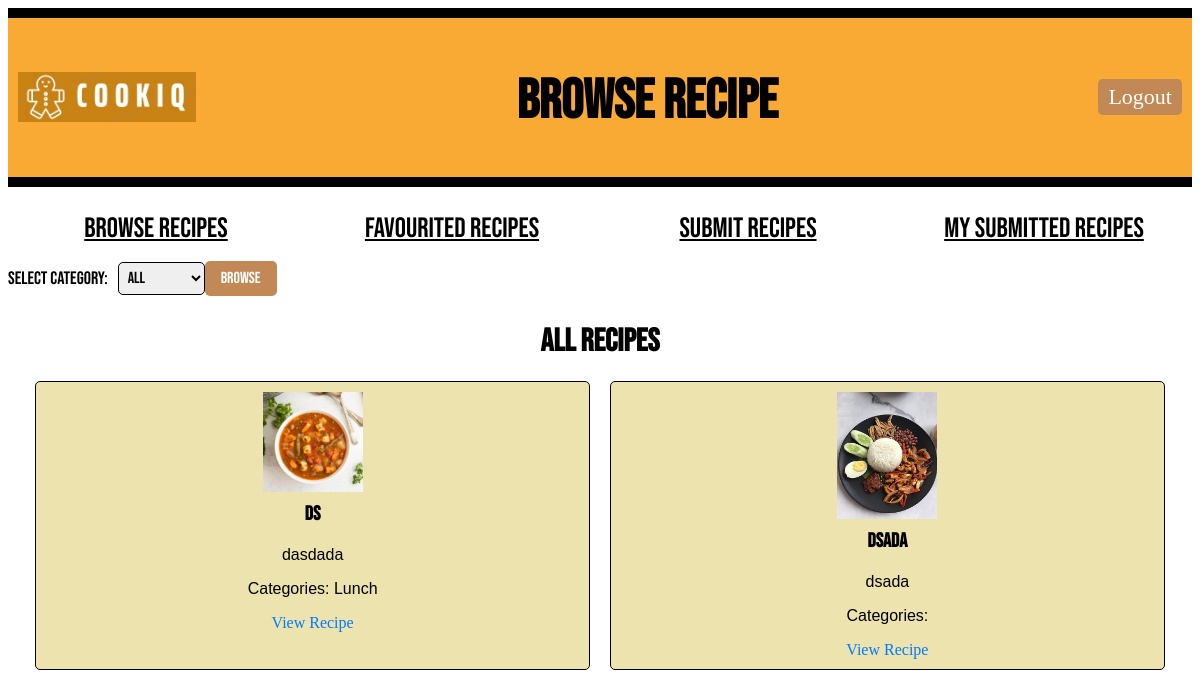
The app's page /user/1/browse_recipe (signed in) with its own data.
### models.py (models this page shows, shortened)
class Recipe(db.Model):
    id = db.Column(db.Integer, primary_key=True)
    recipe_name = db.Column(db.String(100), nullable=False)
    description = db.Column(db.Text, nullable=False)
    ingredients = db.Column(db.Text, nullable=False)
    steps = db.Column(db.Text, nullable=False)
    difficulty = db.Column(db.Integer, nullable=False)
    time_required = db.Column(db.Integer, nullable=False)
    serving_size = db.Column(db.Integer, nullable=False)
    submitted_at = db.Column(db.DateTime(timezone=True), server_default=db.func.now())
    approved = db.Column(db.Boolean, default=False)
    user_id = db.Column(db.Integer, db.ForeignKey('user.id'), nullable=False)
    user = db.relationship('User', backref=db.backref('recipe_submissions', lazy=True))
    image_path = db.Column(db.String(255))  # Path to the image file
    submitted_by = db.Column(db.String(100), nullable=False)
    comments = db.relationship('Comment', backref=db.backref('recipe'), lazy=True)
    categories = db.relationship('Category', secondary=recipe_category_association, backref=db.backref('recipes', lazy='dynamic'))

class Category(db.Model):
    id = db.Column(db.Integer, primary_key=True)
    name = db.Column(db.String(100), nullable=False, unique=True)

### main.py (the view)
@app.route("/user/<int:user_id>/browse_recipe")
def browse_recipe(user_id):
    if "user_id" not in session or session["user_id"] != user_id:
        return redirect(url_for("login"))
    user = User.query.get_or_404(user_id)
    categories = Category.query.all()
    selected_category = request.args.get("category", "All")
    if selected_category == "All":
        recipes = Recipe.query.filter_by(approved=True).all()
    else:
        category = Category.query.filter_by(name=selected_category).first()
        if category:
            recipes = Recipe.query.filter(Recipe.categories.contains(category), Recipe.approved == True).all()
        else:
            recipes = []
    return render_template("browse_recipe.html", recipes=recipes, categories=categories, selected_category=selected_category, user=user)

### templates/browse_recipe.html (shortened to what this page needs)
<!DOCTYPE html>
<html>
<head>
    <link rel="stylesheet" type="text/css" href="{{ url_for('static', filename='BrowseRecipe.css') }}">
</head>
<body>
    <div class="header">
        <div class="logo-container">
            <img style="height: 50px; padding-bottom: 30px;" src="{{ url_for('static', filename='Logo_CookiQ.jpeg') }}" alt="Logo_CookiQ">
        </div>
        <h1 class="title">Browse Recipe</h1>
        <a href="{{ url_for('logout') }}" class="LogOutButton">Logout</a>
    </div>
    <div class="classification">
        <ul>
            <li><a href="browse_recipe" class="button">Browse Recipes</a></li>
            <li><a href="#" class="button">Favourited Recipes</a></li>
            <li><a href="recipesubmission" class="button">Submit Recipes</a></li>
            <li><a href="#" class="button">My Submitted Recipes</a></li>
        </ul>
    </div>
    <div class="category-selection">
        <form method="GET" action="{{ url_for('browse_recipe', user_id=user.id) }}">
            <label for="category">Select Category:</label>
            <select name="category" id="category">
                <option value="All">All</option>
            </select>
            <button type="submit">Browse</button>
        </form>
    </div>
    <div class="recipes">
        <h2>{{ selected_category.capitalize() }} Recipes</h2>
        {% for i in range(0, recipes|length, 4) %}
        <div class="recipe-row">
            {% for recipe in recipes[i:i+4] %}
            <div class="recipe-card">
                <img src="/static/{{ recipe.image_path }}" alt="Recipe Image" style="max-width: 100px;">
                <h3>{{ recipe.recipe_name }}</h3>
                <p>{{ recipe.description }}</p>
                <p>Categories:
                    {% for category in recipe.categories %}
                        {{ category.name }}{% if not loop.last %}, {% endif %}
                    {% endfor %}
                </p>
                <a href="{{ url_for('recipe', user_id=user.id, recipe_id=recipe.id) }}">View Recipe</a>
            </div>
            {% endfor %}
        </div>
        {% endfor %}
    </div>
</body>
</html>

### static/BrowseRecipe.css (style rules this page uses)
ul { text-align: center; display: flex; padding-top: 5px; padding-left: 0px; }
li { font-family: 'Bebas Neue', sans-serif; font-size: 28px; font-weight: 300; text-transform: uppercase; display: inline-block; width: 100%; }
.button { border: none; color: rgb(0, 0, 0); }
.header { display: flex; align-items: center; justify-content: space-between; bottom: 10px; background-color: #f8aa35; border-top: 10px solid #000; border-bottom: 10px solid #000; margin-bottom: 20px; padding: 5px 10px; }
.logo-container { display: flex; align-items: center; margin-top: 30px; }
.title { font-family: 'Bebas Neue', sans-serif; font-size: 55px; color: rgb(0, 0, 0); margin-top: 45px; }
.recipe-row { display: flex; justify-content: center; margin-bottom: 20px; }
.recipe-card { width: 45%; margin: 0 10px; padding: 10px; border: 1px solid #000; border-radius: 5px; background-color: #ece3ae; text-align: center; }
.recipe-card h3 { margin-top: 0; font-family: 'Bebas Neue', sans-serif; font-size: 20px; }
.recipe-card p { font-family: 'Franklin Gothic Medium', 'Arial Narrow', Arial, sans-serif; text-align: center; }
.recipe-card img { display: block; margin: 0 auto 10px; max-width: 100%; height: auto; }
.recipe-card a { display: block; margin-top: 10px; text-decoration: none; color: #007bff; }
.category-selection { margin-bottom: 20px; }
.category-selection form { display: flex; align-items: center; }
.category-selection label { font-family: 'Bebas Neue', sans-serif; font-size: 18px; margin-right: 10px; }
.category-selection select { font-family: 'Bebas Neue', sans-serif; font-size: 16px; padding: 5px; border: 1px solid #000; border-radius: 5px; }
.category-selection button { padding: 8px 16px; border: none; cursor: pointer; border-radius: 5px; font-family: 'Bebas Neue', sans-serif; font-size: 16px; background-color: #c28855; color: #fff; transition: background-color 0.3s; }
h2 { font-family: 'Bebas Neue', sans-serif; font-size: 32px; color: #000; text-transform: uppercase; margin-bottom: 20px; text-align: center; }
.LogOutButton { padding: 5px 10px; border-radius: 5px; background-color: #c28855; color: #fff; font-size: 22px; font-weight: 300; cursor: pointer; text-decoration: none; left: 20px; }

### records on screen
Recipe: image_path (picture), recipe_name "ds", description "dasdada"
Category: name "Lunch"
Recipe: image_path (picture), recipe_name "dsada", description "dsada"

### other values on screen
{{ selected_category.capitalize() }} "ALL"
